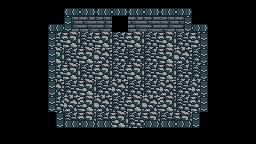

This game map was drawn from its Tiled (.tmx) file and the tilesets committed beside it. A one-line description and the full map source follow:
An orthogonal 16x9 tile map with 16x16 px tiles, 2 tile layers (Tile Layer 1, wallsides) and 8 objects (Player).

<map version="1.10" tiledversion="1.12.2" orientation="orthogonal" renderorder="right-down" width="16" height="9" tilewidth="16" tileheight="16" infinite="0" nextlayerid="4" nextobjectid="22">
 <tileset firstgid="1" source="tiny_dungeon_tilesheet.tsx" />
 <layer id="1" name="Tile Layer 1" width="16" height="9">
  <data encoding="csv">
0,0,0,0,0,0,0,0,0,0,0,0,0,0,0,0,
0,0,0,0,5,6,5,0,6,7,5,6,0,0,0,0,
0,0,0,4,21,4,21,4,21,4,21,4,21,0,0,0,
0,0,0,21,4,21,22,20,20,20,21,22,20,0,0,0,
0,0,0,4,21,4,21,4,21,20,21,20,20,0,0,0,
0,0,0,22,20,21,20,22,4,20,22,20,22,0,0,0,
0,0,0,4,22,21,22,4,21,22,21,4,21,0,0,0,
0,0,0,0,4,21,4,21,20,21,20,21,0,0,0,0,
0,0,0,0,0,0,0,0,0,0,0,0,0,0,0,0
</data>
 </layer>
 <layer id="3" name="wallsides" width="16" height="9">
  <data encoding="csv">
0,0,0,0,24,25,24,25,24,25,24,25,0,0,0,0,
0,0,0,24,26,0,0,0,0,0,0,23,25,0,0,0,
0,0,0,26,0,0,0,0,0,0,0,0,23,0,0,0,
0,0,0,26,0,0,0,0,0,0,0,0,23,0,0,0,
0,0,0,26,0,0,0,0,0,0,0,0,23,0,0,0,
0,0,0,26,0,0,0,0,0,0,0,0,23,0,0,0,
0,0,0,26,0,0,0,0,0,0,0,0,23,0,0,0,
0,0,0,23,24,25,24,0,0,25,24,25,26,0,0,0,
0,0,0,0,0,0,0,0,0,0,0,0,0,0,0,0
</data>
 </layer>
 <objectgroup id="2" name="Object Layer 1">
  <object id="11" template="templates/bomb.tx" x="112" y="64" />
  <object id="12" template="templates/bomb.tx" x="80" y="64" />
  <object id="14" template="templates/bomb.tx" x="144" y="64" />
  <object id="15" template="templates/bomb.tx" x="96" y="96" />
  <object id="16" template="templates/bomb.tx" x="128" y="96" />
  <object id="17" template="templates/gem.tx" x="112" y="80" />
  <object id="19" template="templates/Player.tx" type="Player" x="128" y="112" />
  <object id="21" template="templates/door.tx" x="112" y="32" />
 </objectgroup>
</map>
